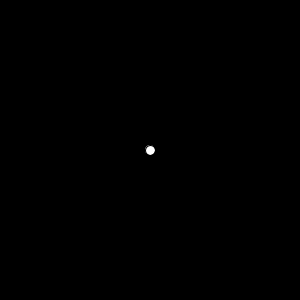
Frame 1 (no input)
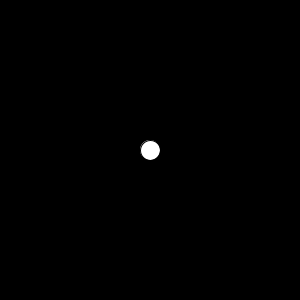
Frame 2 (the mouse pressed at the canvas centre, redrawn once)

The Processing sketch that drew these frames (run headless with seeded random() and noise(); the mouse was pressed at the canvas centre and the sketch redrawn once):

// Processing sketch: ex07_01_11
// ── ex07_01_11.pde
// 마우스를 누를 때마다 원의 크기가 조금씩 증가

float d = 10.0;

void setup() {
  size(300, 300);
  noLoop();
}

void draw() {
  background(0);
  ellipse(width/2, height/2, d, d);
  d += 10.0;
}

void mousePressed() {
  if (mouseButton == LEFT) {
    redraw();
  }
  if (mouseButton == RIGHT) {
    loop();
  }
}

void mouseReleased() {
  noLoop();
}
